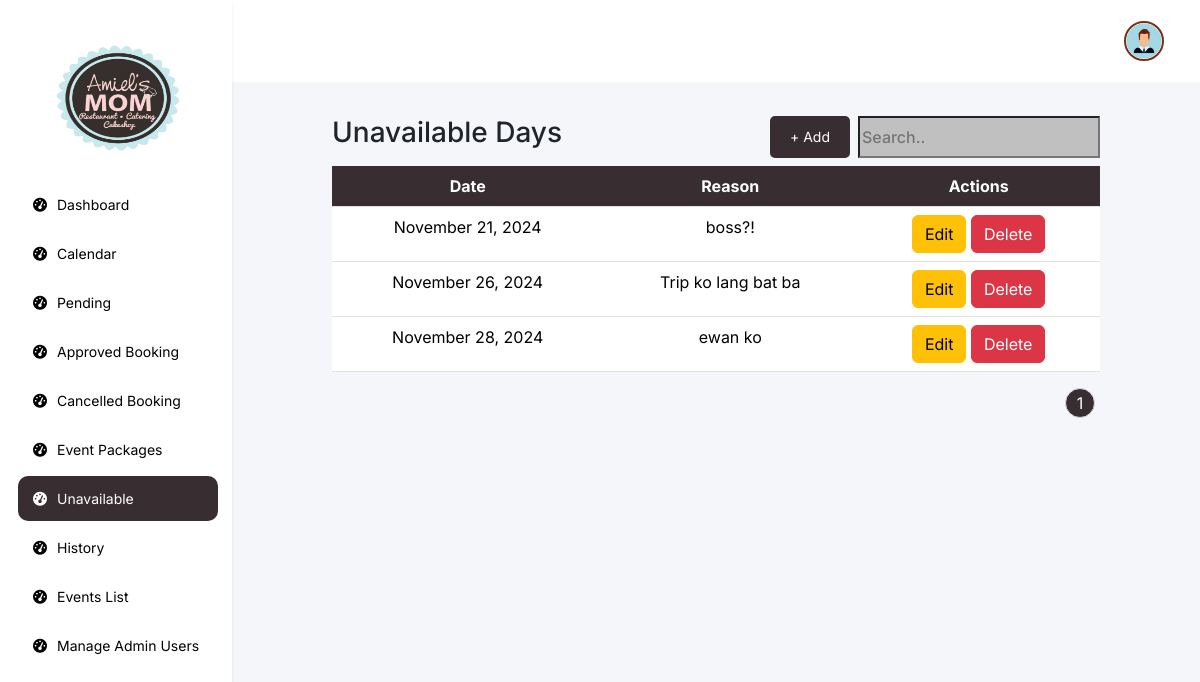
/features/admin/web/unavailable.php (signed in), run on an earlier commit of the app's database.
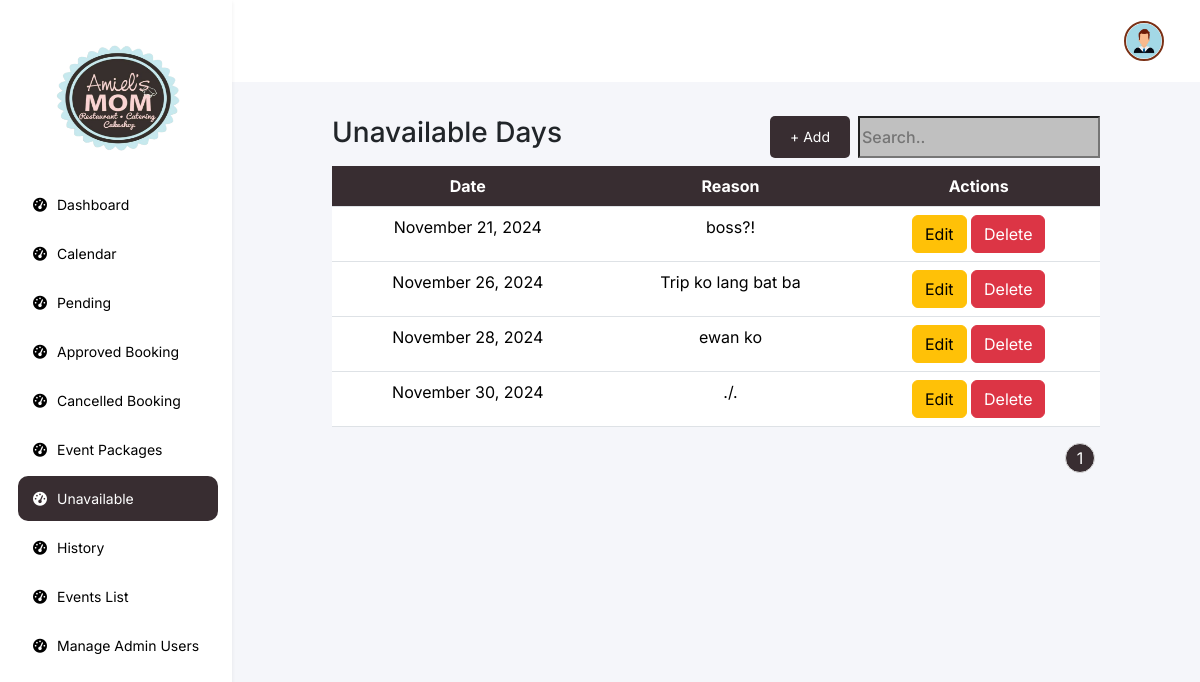
And on a later commit of the database.
### tables this page shows
CREATE TABLE `unavailable_days` (
  `id` int(11) NOT NULL,
  `date` date NOT NULL,
  `reason` varchar(255) NOT NULL
);

### features/admin/web/unavailable.php (the view, shortened to what the changed rows need)
<?php
require '../../../db.php';
$page = isset($_GET['page']) ? intval($_GET['page']) : 1;
$limit = 5;
$total_query = "SELECT COUNT(*) as total FROM booking";
$total_result = $conn->query($total_query);
$total_row = $total_result->fetch_assoc();
$total_records = $total_row['total'];
$total_pages = ceil($total_records / $limit);
$query = "SELECT * FROM unavailable_days";
$result = $conn->query($query);
?>
<!DOCTYPE html>
<html lang="en">
<head>
    <link rel="stylesheet" href="https://cdnjs.cloudflare.com/ajax/libs/font-awesome/6.0.0-beta3/css/all.min.css">
    <link href="https://cdn.jsdelivr.net/npm/bootstrap@5.3.3/dist/css/bootstrap.min.css" rel="stylesheet"
>
    <link href="https://cdn.jsdelivr.net/npm/sweetalert2@11.5.0/dist/sweetalert2.min.css" rel="stylesheet">
    <link rel="stylesheet" href="../css/index.css">
</head>
<body>
    <div class="content flex-grow-1">
        <div class="container mt-4">
            <div class="table-responsive">
                <table class="table">
                    <thead>
                        <tr>
                            <th scope="col">Date</th>
                            <th scope="col">Reason</th>
                            <th scope="col">Actions</th>
                        </tr>
                    </thead>
                    <tbody>
                        <?php
                        while ($row = $result->fetch_assoc()):
                        ?>
                            <tr>
                                <td><?php echo date("F j, Y", strtotime($row['date'])); ?></td>
                                <td><?php echo htmlspecialchars($row['reason']); ?></td>
                                <td>
                                    <button class="btn btn-warning edit-btn" data-id="<?php echo $row['id']; ?>"
                                        data-date="<?php echo $row['date']; ?>"
                                        data-reason="<?php echo htmlspecialchars($row['reason']); ?>" data-bs-toggle="modal"
                                        data-bs-target="#unavailableDaysModal">Edit</button>
                                    <form method="POST" action="../function/php/unavailable.php" style="display:inline;">
                                        <button type="submit" name="action" value="delete"
                                            class="btn btn-danger">Delete</button>
                                    </form>
                                </td>
                            </tr>
                        <?php endwhile; ?>
                    </tbody>
                </table>
            </div>
            <nav>
                <ul class="pagination d-flex justify-content-end">
                    <?php
                    if ($total_pages > 3) {
                        if ($page > 1) {
                            echo '<li class="page-item"><a class="page-link" href="?page=' . ($page - 1) . '">&laquo;</a></li>';
                        }
                        $start = max(1, $page - 1);
                        $end = min($total_pages, $start + 2);
                        for ($i = $start; $i <= $end; $i++) {
                            echo '<li class="page-item ' . ($i == $page ? 'active' : '') . '"><a class="page-link" href="?page=' . $i . '">' . $i . '</a></li>';
                        }
                        if ($page < $total_pages) {
                            echo '<li class="page-item"><a class="page-link" href="?page=' . ($page + 1) . '">&raquo;</a></li>';
                        }
                    } else {
                        for ($i = 1; $i <= $total_pages; $i++) {
                            echo '<li class="page-item ' . ($i == $page ? 'active' : '') . '"><a class="page-link" href="?page=' . $i . '">' . $i . '</a></li>';
                        }
                    }
                    ?>
                </ul>
            </nav>
        </div>
</body>
</html>

What changed in the data, as far as the page shows it:
added unavailable_days: date "November 30, 2024", reason "./."
